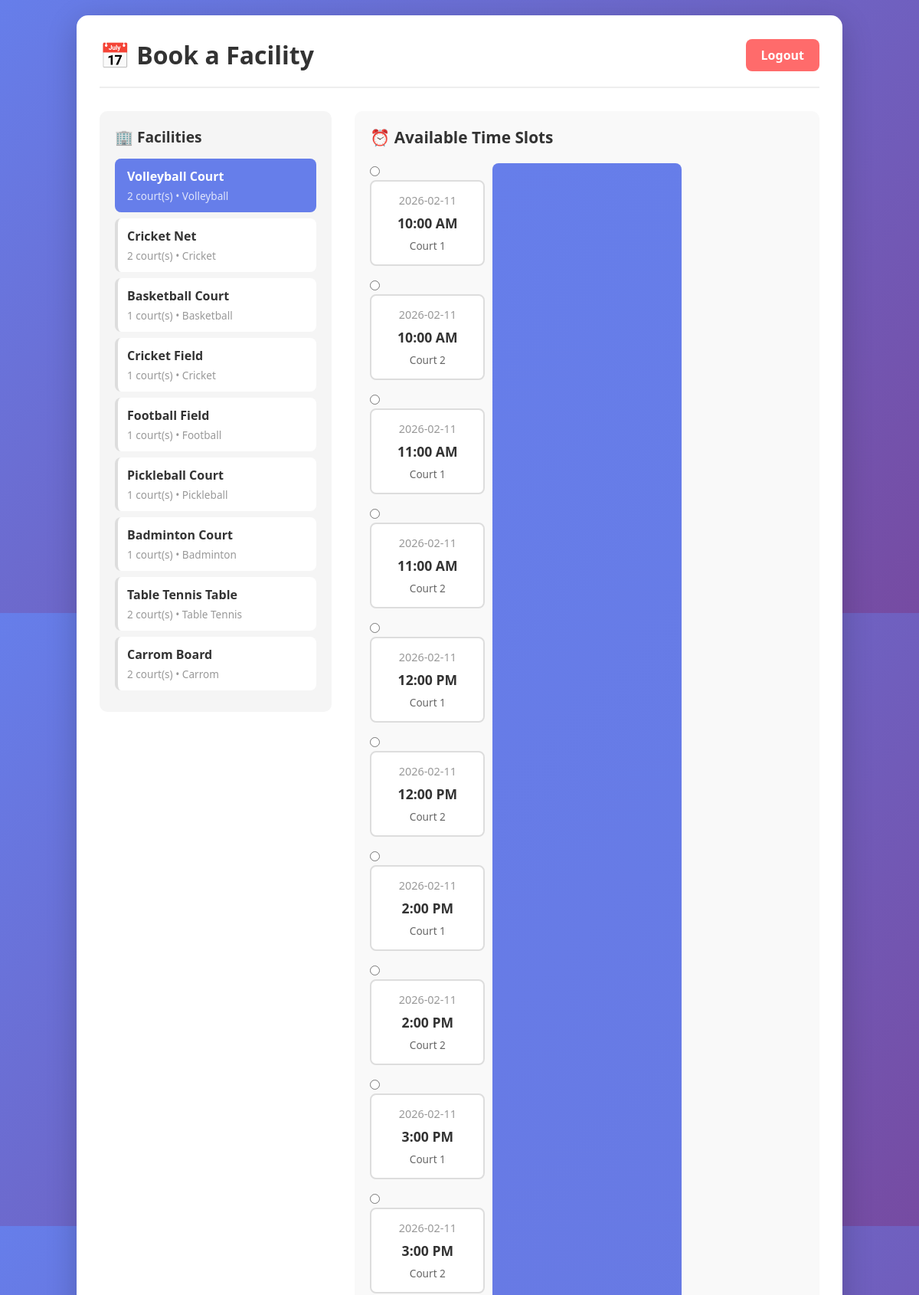
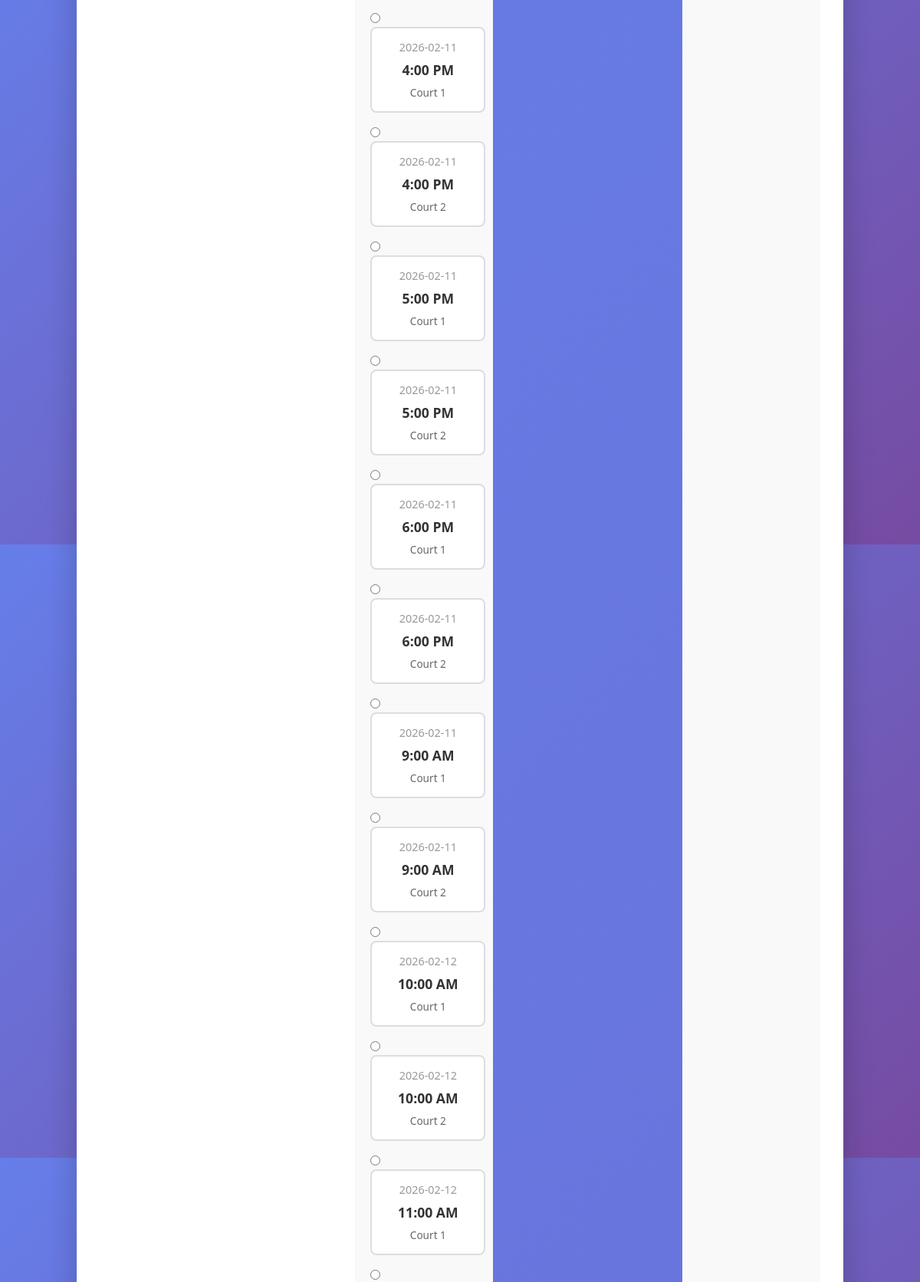
/book (signed in, upper part), run on the app's committed database (2 pictures, top to bottom).
### tables this page shows
CREATE TABLE facilities 
                 (id INTEGER PRIMARY KEY, name TEXT, sport TEXT, count INTEGER);

CREATE TABLE slots 
                 (id INTEGER PRIMARY KEY, facility_id INTEGER, court_number INTEGER, 
                  date TEXT, time TEXT, is_booked INTEGER DEFAULT 0);

### app.py (the view, shortened to what this page needs)
@app.route('/book', methods=['GET', 'POST'])
def book():
    if 'username' not in session:
        return redirect('/login')
    conn = sqlite3.connect(DB_FILE)
    c = conn.cursor()
    c.execute('SELECT id, name, sport, count FROM facilities')
    facilities = c.fetchall()
    selected_facility = request.args.get('facility', '1')
    available_slots = []
    c.execute('''SELECT s.id, f.name, s.court_number, s.date, s.time
                FROM slots s
                JOIN facilities f ON s.facility_id = f.id
                WHERE s.facility_id = ? AND s.is_booked = 0
                ORDER BY s.date, s.time''', (selected_facility,))
    available_slots = c.fetchall()
    conn.close()
    return render_template('book.html',
                         facilities=facilities,
                         selected_facility=int(selected_facility),
                         available_slots=available_slots)

### templates/book.html (shortened to what this page needs)
<!DOCTYPE html>
<html>
<head>
</head>
<body>
    <div class="container">
        <div class="header">
            <h1>📅 Book a Facility</h1>
            <a href="/logout" class="logout-btn">Logout</a>
        </div>
        <div class="content">
            <div class="sidebar">
                <h3>🏢 Facilities</h3>
                <ul class="facility-list">
                    {% for facility in facilities %}
                    <li class="facility-item {% if facility[0] == selected_facility %}active{% endif %}"
                        onclick="selectFacility({{ facility[0] }})">
                        <div class="facility-name">{{ facility[1] }}</div>
                        <div class="facility-count">{{ facility[3] }} court(s) • {{ facility[2] }}</div>
                    </li>
                    {% endfor %}
                </ul>
            </div>
            <div class="main">
                <h3>⏰ Available Time Slots</h3>
                {% if available_slots %}
                <form method="POST" class="booking-form">
                    <div class="slots-grid">
                        {% for slot in available_slots %}
                        <label class="slot-wrapper">
                            <input type="radio" name="slot_id" value="{{ slot[0] }}" required>
                            <div class="slot">
                                <div class="slot-date">{{ slot[3] }}</div>
                                <div class="slot-time">{{ slot[4] }}</div>
                                <div class="slot-court">Court {{ slot[2] }}</div>
                            </div>
                        </label>
                        {% endfor %}
                    </div>
                    <button type="submit">📝 Book Selected Slot</button>
                </form>
                {% else %}
                <div class="no-slots">
                    <strong>No available slots</strong> for this facility. Try selecting another facility!
                </div>
                {% endif %}
            </div>
        </div>
    </div>
</body>
</html>

### templates/book.html (style rules this page uses)
* { margin: 0; padding: 0; box-sizing: border-box; }
body { font-family: 'Segoe UI', Tahoma, Geneva, Verdana, sans-serif; background: linear-gradient(135deg, #667eea 0%, #764ba2 100%); min-height: 100vh; padding: 20px; }
.container { max-width: 1000px; margin: 0 auto; background: white; border-radius: 15px; padding: 30px; box-shadow: 0 10px 40px rgba(0, 0, 0, 0.2); }
.header { display: flex; justify-content: space-between; align-items: center; margin-bottom: 30px; padding-bottom: 20px; border-bottom: 2px solid #eee; }
h1 { color: #333; font-size: 2em; }
.logout-btn { background: #ff6b6b; color: white; padding: 10px 20px; border: none; border-radius: 8px; cursor: pointer; text-decoration: none; font-weight: bold; }
.content { display: grid; grid-template-columns: 1fr 2fr; gap: 30px; }
.sidebar { background: #f5f5f5; padding: 20px; border-radius: 10px; height: fit-content; }
.sidebar h3 { color: #333; margin-bottom: 15px; font-size: 1.2em; }
.facility-list { list-style: none; }
.facility-item { padding: 12px; margin: 8px 0; background: white; border-radius: 8px; cursor: pointer; transition: all 0.3s; border-left: 4px solid #ddd; }
.facility-item.active { background: #667eea; color: white; border-left-color: #667eea; }
.facility-name { font-weight: bold; color: #333; }
.facility-item.active .facility-name { color: white; }
.facility-count { font-size: 0.85em; color: #999; margin-top: 5px; }
.facility-item.active .facility-count { color: rgba(255, 255, 255, 0.8); }
.main { background: #f9f9f9; padding: 20px; border-radius: 10px; }
.main h3 { color: #333; margin-bottom: 20px; font-size: 1.3em; }
.slots-grid { display: grid; grid-template-columns: repeat(auto-fill, minmax(150px, 1fr)); gap: 15px; margin-bottom: 20px; }
.slot { padding: 15px; background: white; border: 2px solid #ddd; border-radius: 8px; cursor: pointer; transition: all 0.3s; text-align: center; }
.slot-date { font-size: 0.9em; color: #999; margin-bottom: 8px; }
.slot-time { font-weight: bold; font-size: 1.1em; color: #333; margin: 8px 0; }
.slot-court { font-size: 0.85em; color: #666; }
.slot-wrapper { position: relative; }
.slot { display: block; cursor: pointer; }
.booking-form { display: flex; gap: 10px; }
button { padding: 15px 30px; background: linear-gradient(135deg, #667eea 0%, #764ba2 100%); color: white; border: none; border-radius: 8px; font-size: 1.1em; font-weight: bold; cursor: pointer; transition: transform 0.2s; }

### data on the page
facilities: name "Volleyball Court", count "2", sport "Volleyball"
facilities: name "Cricket Net", count "2", sport "Cricket"
facilities: name "Basketball Court", count "1", sport "Basketball"
facilities: name "Cricket Field", count "1", sport "Cricket"
facilities: name "Football Field", count "1", sport "Football"
facilities: name "Pickleball Court", count "1", sport "Pickleball"
facilities: name "Badminton Court", count "1", sport "Badminton"
facilities: name "Table Tennis Table", count "2", sport "Table Tennis"
facilities: name "Carrom Board", count "2", sport "Carrom"
slots: date "2026-02-11", time "10:00 AM", court_number "1"
slots: date "2026-02-11", time "10:00 AM", court_number "2"
slots: date "2026-02-11", time "11:00 AM", court_number "1"
slots: date "2026-02-11", time "11:00 AM", court_number "2"
slots: date "2026-02-11", time "12:00 PM", court_number "1"
slots: date "2026-02-11", time "12:00 PM", court_number "2"
slots: date "2026-02-11", time "2:00 PM", court_number "1"
slots: date "2026-02-11", time "2:00 PM", court_number "2"
slots: date "2026-02-11", time "3:00 PM", court_number "1"
slots: date "2026-02-11", time "3:00 PM", court_number "2"
slots: date "2026-02-11", time "4:00 PM", court_number "1"
slots: date "2026-02-11", time "4:00 PM", court_number "2"
slots: date "2026-02-11", time "5:00 PM", court_number "1"
slots: date "2026-02-11", time "5:00 PM", court_number "2"
slots: date "2026-02-11", time "6:00 PM", court_number "1"
slots: date "2026-02-11", time "6:00 PM", court_number "2"
slots: date "2026-02-11", time "9:00 AM", court_number "1"
slots: date "2026-02-11", time "9:00 AM", court_number "2"
slots: date "2026-02-12", time "10:00 AM", court_number "1"
slots: date "2026-02-12", time "10:00 AM", court_number "2"
slots: date "2026-02-12", time "11:00 AM", court_number "1"
